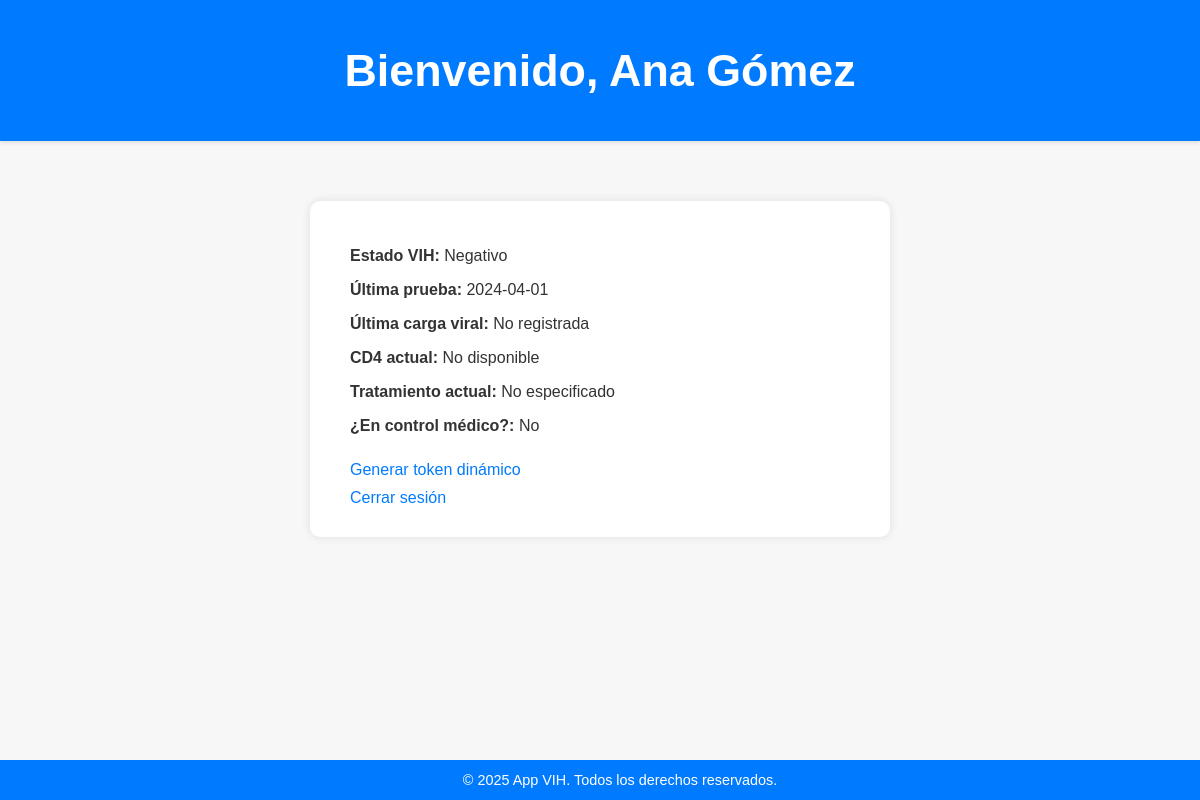
The app's page /dashboard (signed in) with its own data.
### tables this page shows
CREATE TABLE users (
            id INTEGER PRIMARY KEY AUTOINCREMENT,
            email TEXT UNIQUE NOT NULL,
            password TEXT NOT NULL,
            nombre TEXT,
            estado_vih TEXT,
            ultima_prueba_fecha TEXT,
            ultima_carga_viral TEXT,
            cd4_actual INTEGER,
            tratamiento_actual TEXT,
            en_control_medico INTEGER
        );

### app.py (the view)
@app.route('/dashboard')
def dashboard():
    if 'user_id' not in session:
        return redirect(url_for('login'))
    user = get_user(session['user_id'])
    return render_template('dashboard.html', user=user)

### models.py (called while the page is built)
def get_user(user_id):
    conn = sqlite3.connect('db.sqlite3')
    c = conn.cursor()
    c.execute('''
        SELECT id, email, nombre, estado_vih, ultima_prueba_fecha,
               ultima_carga_viral, cd4_actual, tratamiento_actual, en_control_medico
        FROM users WHERE id = ?
    ''', (user_id,))
    user = c.fetchone()
    conn.close()
    return user

### templates/dashboard.html (shortened to what this page needs)
<!DOCTYPE html>
<html>
<head>
  <link rel="stylesheet" href="{{ url_for('static', filename='styles.css') }}">
</head>
<body>
    <header>
        <h1>Bienvenido, {{ user[2] }}</h1>
    </header>
  <div class="container">
    <p><strong>Estado VIH:</strong> {{ user[3] }}</p>
    <p><strong>Última prueba:</strong> {{ user[4] or 'No registrada' }}</p>
    <p><strong>Última carga viral:</strong> {{ user[5] or 'No registrada' }}</p>
    <p><strong>CD4 actual:</strong> {{ user[6] if user[6] is not none else 'No disponible' }}</p>
    <p><strong>Tratamiento actual:</strong> {{ user[7] or 'No especificado' }}</p>
    <p><strong>¿En control médico?:</strong> {{ 'Sí' if user[8] else 'No' }}</p>
    <a href="{{ url_for('generate_token') }}">Generar token dinámico</a><br>
    <a href="{{ url_for('logout') }}">Cerrar sesión</a>
  </div>
  <footer>
  &copy; 2025 App VIH. Todos los derechos reservados.
  </footer>
</body>
</html>

### static/styles.css (style rules this page uses)
body { margin: 0; font-family: Arial, sans-serif; background-color: #f7f7f7; color: #333; }
header { background-color: #007BFF; color: white; padding: 15px 20px; text-align: center; font-size: 1.4em; font-weight: bold; box-shadow: 0 2px 4px rgba(0,0,0,0.1); }
footer { background-color: #007BFF; color: white; text-align: center; padding: 12px 20px; font-size: 0.9em; position: fixed; bottom: 0; width: 100%; }
body { padding-bottom: 60px; }
.container { max-width: 500px; margin: 60px auto; background-color: #fff; padding: 30px 40px; border-radius: 10px; box-shadow: 0 0 10px rgba(0,0,0,0.1); }
a { text-decoration: none; color: #007BFF; display: inline-block; margin-top: 10px; }

### records on screen
users: nombre "Ana Gómez", estado_vih "Negativo", ultima_prueba_fecha "2024-04-01", en_control_medico "No"

### other values on screen
{{ user[5] or 'No registrada' }} "No registrada"
{{ user[6] if user[6] is not none else 'No disponible' }} "No disponible"
{{ user[7] or 'No especificado' }} "No especificado"
